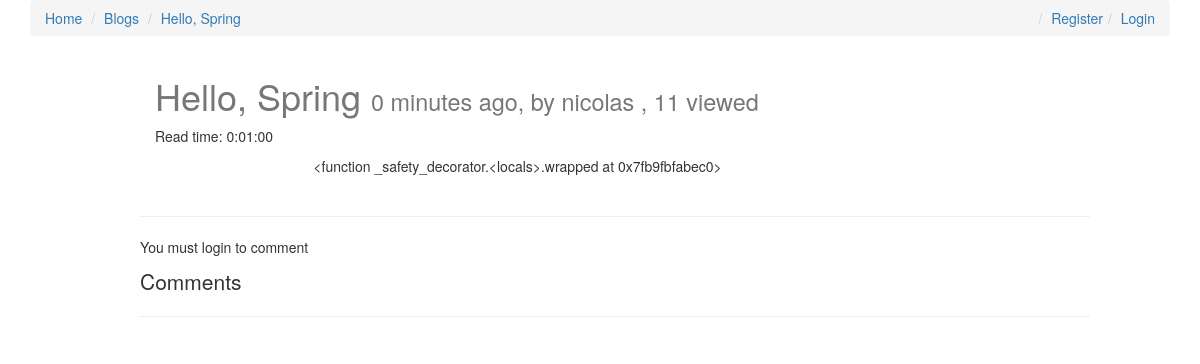
/blogs/3/, run on an earlier commit of the app's database.
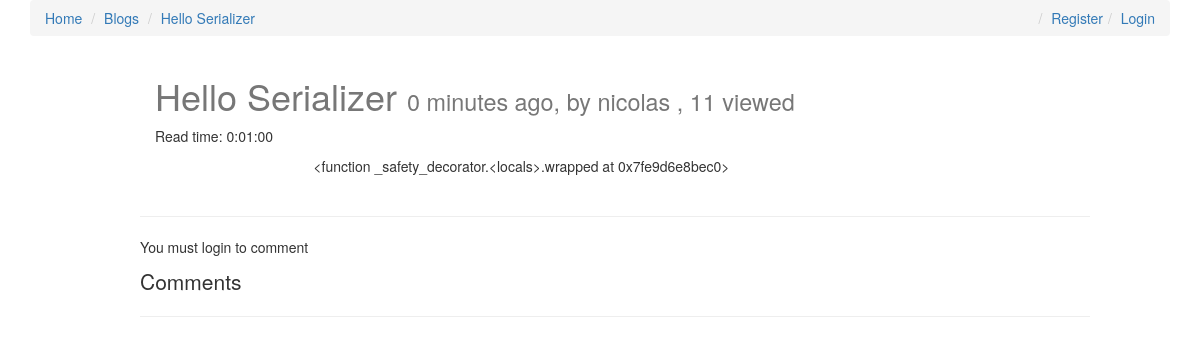
And on a later commit of the database.
### blogs/models.py (models this page shows, shortened)
class Blog(models.Model):
    title = models.CharField(max_length=120)
    author = models.ForeignKey(settings.AUTH_USER_MODEL, default=1)
    content = models.TextField(null=True, blank=True)
    slug = models.SlugField(blank=True, unique=True)
    viewedCount = models.IntegerField(default=0, editable=False)
    coverimg = models.ImageField(upload_to=upload_location, null=True, blank=True)
    created = models.DateTimeField(auto_now_add=True)
    updated = models.DateTimeField(auto_now=True)
    readtime = models.TimeField(null=True, blank=True)
    def get_absolute_url(self):
        return reverse('blogs:blog_details_by_slug', args=[self.slug])
    def get_mark_down(self):
        marked_content = markdown(self.content)
        return mark_safe(marked_content)
    @property
    def comments(self):
        instance = self
        qs = Comment.objects.filter_by_instance(instance)
        return qs
    @property
    def get_content_type(self):
        instance = self
        content_type = ContentType.objects.get_for_model(instance)
        return content_type
    class Meta:
        ordering = ["-updated", "-created"]
        app_label = "blogs"

### blogs/views.py (the view, shortened to what this page needs)
# urls.py: url(r'^(?P<blog_id>\d+)/$', blog_details_by_id, name="blog_details_by_id"),
def blog_details_by_id(request, blog_id=None, *args, **kwargs):
    blog = get_object_or_404(Blog, id=blog_id)
    shared_string = quote_plus(blog.content)
    read_time = get_read_time(blog.content)
    initial_data = {
        "content_type": blog.get_content_type,
        "object_id": blog.id
    }
    form = CommentForm(request.POST or None, initial=initial_data)
    comments = blog.comments
    if isinstance(blog, Blog):
        blog.viewedCount += 1
        blog.save()  # do not forget to save it
    context = {
        "blog": blog,
        "shared_string": shared_string,
        "comments": comments,
        "comments_form": form,
    }
    return render(request, "blogs/blog_details.html", context)

### blogs/models.py (called while the page is built)
def pre_save_blog_receiver(sender, instance, *args, **kwargs):
    if instance.title and not instance.slug:
        instance.slug = unique_slug_generator(instance)
    if instance.content:
        read_time = get_read_time(instance.get_mark_down())
        instance.readtime = read_time
    if not instance.pk and not hasattr(instance, _UNSAVED_IMAGEFIELD):
        setattr(instance, _UNSAVED_IMAGEFIELD, instance.coverimg)
        instance.coverimg = None

def post_save_blog_image_receiver(sender, instance, created, **kwargs):
    if created and hasattr(instance, _UNSAVED_IMAGEFIELD):
        instance.coverimg = getattr(instance, _UNSAVED_IMAGEFIELD)
        instance.save()

### blogs/templatetags/urlify.py (called while the page is built)
@register.filter
def urlify(value):
    return quote_plus(value)

### blogs/utils.py (called while the page is built)
def count_words(html_string):
    words_string = strip_tags(html_string)
    matched_words = re.findall(r'\w+', words_string)
    count = len(matched_words)
    return count

def get_read_time(html_string):
    count = count_words(html_string)
    read_time_min = math.ceil(count/200.0) # assunming 200 words per minutes
    read_time = str(datetime.timedelta(minutes=read_time_min)) # 0:02:00
    return read_time

### blogs/templates/blogs/blog_details.html (shortened to what this page needs)
{% extends 'index.html' %}
{% load urlify %}
{% load crispy_forms_tags %}
{% block blog_detail_link %}
<li><a href="{{ blog.get_absolute_url }}">{{ blog.title | title}}</a></li>
{% endblock blog_detail_link%}
{% block content %}
<div class="container">
    <div class="col-sm-10 col-sm-offset-1">
        <h1>{{ blog.title | title }}
            <small> {{ blog.updated | timesince }} ago, by {{ blog.author}} , {{ blog.viewedCount }} viewed
            </small>
        </h1>
        <p> Read time: {{ blog.readtime }} </p>
        <div class="row">
            <div class="col-sm-10 col-sm-offset-2">
                {{ blog.get_mark_down }}
            </div>
            <br/>
            <br/>
            <hr/>
            {% if request.user.is_authenticated %}
            <form method="POST" action=".">
                {% csrf_token %}
                {{ comments_form | crispy }}
                <input type="submit" value="Post Comment" class="btn btn-default">
            </form>
            {% else %}
            <p> You must login to comment </p>
            {% endif %}
            <p class="lead">Comments</p>
            <hr/>
        </div>
    </div>
</div>
</div>
{% endblock content %}

What changed in the data, as far as the page shows it:
changed Blog "nicolas": title "Hello, Spring" → "Hello Serializer"; get_mark_down "<function _safety_decorator.<locals>.wrapped at 0x7fb9fbfabec0>" → "<function _safety_decorator.<locals>.wrapped at 0x7fe9d6e8bec0>"
